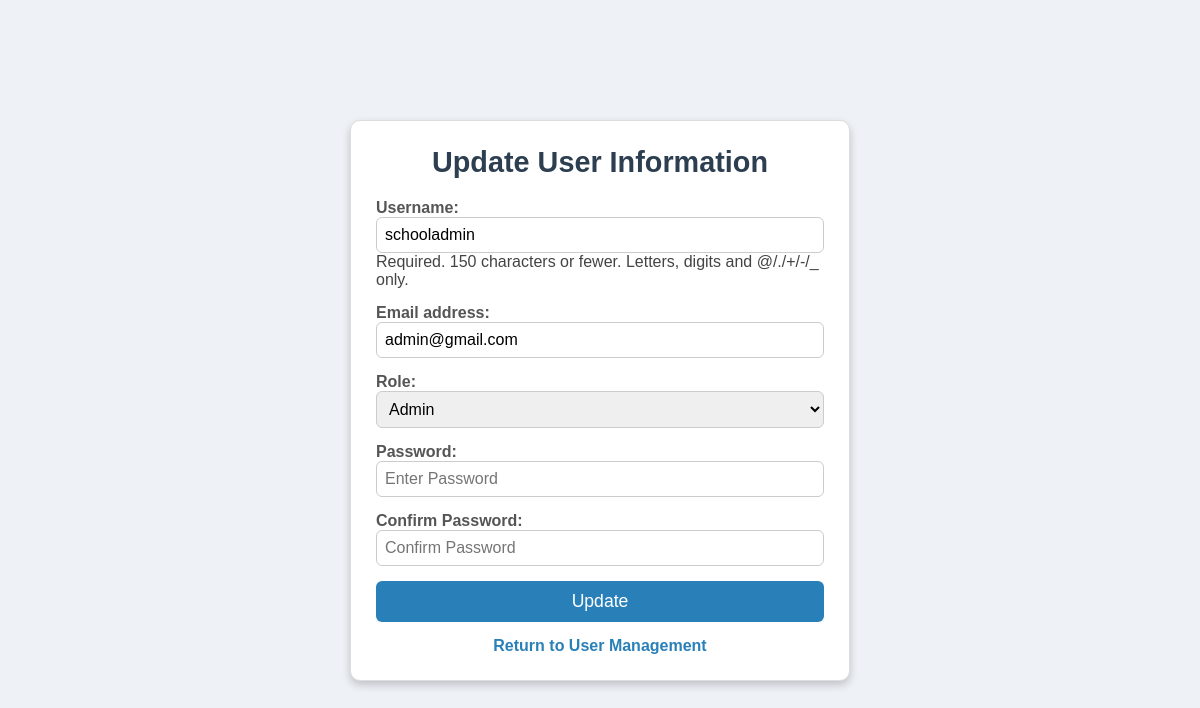
Page /api/edit-user/1/ (signed in) on the committed database.
### school_app/models.py (models this page shows, shortened)
class CustomUser(AbstractUser):
    ROLE_CHOICES = [
        ('admin', 'Admin'),
        ('staff', 'Office Staff'),
        ('librarian', 'Librarian'),
    ]
    role = models.CharField(max_length=20, choices=ROLE_CHOICES, default='staff')
    groups = models.ManyToManyField(
        'auth.Group',
        related_name='customuser_set',
        blank=True,
        help_text='The groups this user belongs to.',
        verbose_name='groups'
    )
    user_permissions = models.ManyToManyField(
        'auth.Permission',
        related_name='customuser_set',
        blank=True,
        help_text='Specific permissions for this user.',
        verbose_name='user permissions'
    )

### school_app/views.py (the view)
# urls.py: path('edit-user/<int:user_id>/', views.edit_user, name='edit_user'),  # Edit user URL
@login_required
def edit_user(request, user_id):
    if request.user.role != 'admin':  # Restrict to Admin only
        messages.error(request, "You are not authorized to access this page.")
        return redirect('login')
    user = get_object_or_404(CustomUser, pk=user_id)
    if request.method == 'POST':
        form = UserRegistrationForm(request.POST, instance=user)
        if form.is_valid():
            form.save()
            messages.success(request, f"User {user.username} updated successfully!")
            return redirect('manage_users')
    else:
        form = UserRegistrationForm(instance=user)
    return render(request, 'edit_user.html', {'form': form, 'user': user})

### school_app/forms.py (shortened to what this page needs)
class UserRegistrationForm(forms.ModelForm):
    password = forms.CharField(
        widget=forms.PasswordInput(attrs={'placeholder': 'Enter Password'}),
        label="Password",
        required=False  # Make password optional for editing users
    )
    confirm_password = forms.CharField(
        widget=forms.PasswordInput(attrs={'placeholder': 'Confirm Password'}),
        label="Confirm Password",
        required=False  # Make confirm password optional for editing users
    )
    class Meta:
        model = CustomUser
        fields = ['username', 'email', 'role', 'password']  # Include fields you want to display

### school_app/Templates/edit_user.html (shortened to what this page needs)
<!DOCTYPE html>
<html lang="en">
<head>
    {% load static %}
</head>
<body>
    <div class="wrapper">
        <h1>Update User Information</h1>
        <form method="POST">
            {{ form.as_p }}
            <button type="submit">Update</button>
        </form>
        <div class="back-link">
            <a href="{% url 'manage_users' %}">Return to User Management</a>
        </div>
    </div>
</body>
</html>

### school_app/Templates/edit_user.html (style rules this page uses)
* { margin: 0; padding: 0; box-sizing: border-box; }
body { font-family: 'Verdana', Geneva, Tahoma, sans-serif; background-color: #eef2f7; color: #444; display: flex; justify-content: center; align-items: center; height: 100vh; }
.wrapper { background-color: #ffffff; border: 1px solid #ddd; border-radius: 10px; box-shadow: 0 4px 8px rgba(0, 0, 0, 0.2); width: 100%; max-width: 500px; padding: 25px; }
.wrapper h1 { text-align: center; font-size: 1.8rem; color: #2c3e50; margin-bottom: 20px; }
form { display: flex; flex-direction: column; gap: 15px; }
form label { font-weight: bold; color: #555; }
form input, form select, form textarea { width: 100%; padding: 8px; font-size: 1rem; border: 1px solid #ccc; border-radius: 6px; outline: none; transition: border-color 0.3s ease; }
form button { background-color: #2980b9; color: #fff; border: none; border-radius: 6px; padding: 10px 0; font-size: 1.1rem; cursor: pointer; transition: background-color 0.3s ease; }
.back-link { text-align: center; margin-top: 15px; }
.back-link a { text-decoration: none; color: #2980b9; font-weight: bold; transition: color 0.3s ease; }

### rows in the picture
CustomUser: username "schooladmin", email "admin@gmail.com", role "Admin"
